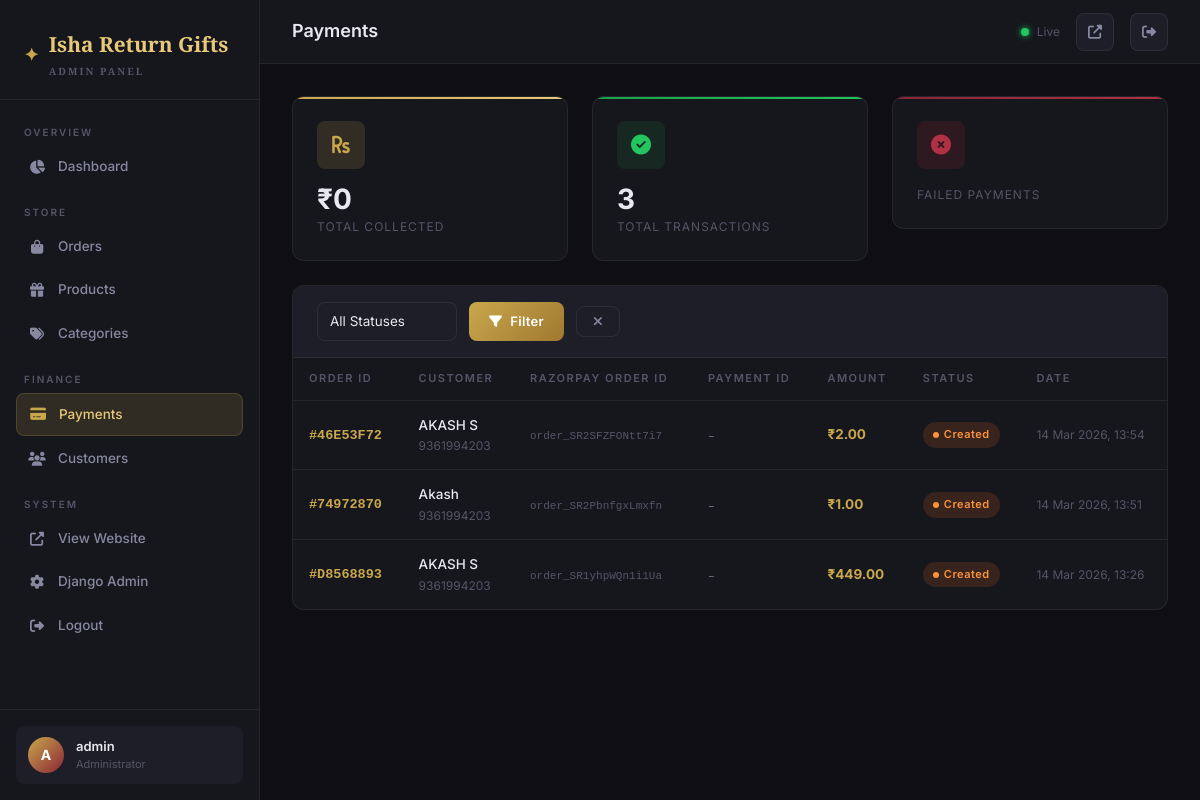
/dashboard/payments/ (signed in), run on the app's committed database.
### payments/models.py (models this page shows, shortened)
class Payment(models.Model):
    STATUS_CHOICES = [
        ('created', 'Created'),
        ('paid', 'Paid'),
        ('failed', 'Failed'),
        ('refunded', 'Refunded'),
    ]
    order = models.OneToOneField(Order, on_delete=models.CASCADE, related_name='payment')
    razorpay_order_id = models.CharField(max_length=200, unique=True)
    razorpay_payment_id = models.CharField(max_length=200, blank=True)
    razorpay_signature = models.CharField(max_length=500, blank=True)
    amount = models.DecimalField(max_digits=10, decimal_places=2)
    status = models.CharField(max_length=20, choices=STATUS_CHOICES, default='created')
    created_at = models.DateTimeField(auto_now_add=True)
    updated_at = models.DateTimeField(auto_now=True)

### orders/models.py (models this page shows, shortened)
class Order(models.Model):
    STATUS_CHOICES = [
        ('pending', 'Pending'),
        ('confirmed', 'Confirmed'),
        ('processing', 'Processing'),
        ('shipped', 'Shipped'),
        ('delivered', 'Delivered'),
        ('cancelled', 'Cancelled'),
    ]
    PAYMENT_STATUS_CHOICES = [
        ('pending', 'Pending'),
        ('paid', 'Paid'),
        ('failed', 'Failed'),
        ('refunded', 'Refunded'),
    ]
    PAYMENT_METHOD_CHOICES = [
        ('cod', 'Cash on Delivery'),
        ('online', 'Online Payment (UPI / Card / Net Banking)'),
    ]
    order_id = models.UUIDField(default=uuid.uuid4, editable=False, unique=True)
    customer_name = models.CharField(max_length=200)
    customer_email = models.EmailField(blank=True)
    customer_phone = models.CharField(max_length=15)
    address = models.TextField()
    city = models.CharField(max_length=100)
    state = models.CharField(max_length=100, default='Tamil Nadu')
    pincode = models.CharField(max_length=10)
    total_price = models.DecimalField(max_digits=10, decimal_places=2)
    payment_method = models.CharField(max_length=20, choices=PAYMENT_METHOD_CHOICES, default='online')
    payment_id = models.CharField(max_length=200, blank=True)
    razorpay_order_id = models.CharField(max_length=200, blank=True)
    payment_status = models.CharField(max_length=20, choices=PAYMENT_STATUS_CHOICES, default='pending')
    order_status = models.CharField(max_length=20, choices=STATUS_CHOICES, default='pending')
    notes = models.TextField(blank=True)
    created_at = models.DateTimeField(auto_now_add=True)
    updated_at = models.DateTimeField(auto_now=True)
    class Meta:
        ordering = ['-created_at']
    def get_short_order_id(self):
        return str(self.order_id)[:8].upper()

### dashboard/views.py (the view)
# urls.py: path('payments/', views.payment_list, name='dashboard_payments'),
@login_required(login_url='/dashboard/login/')
@user_passes_test(is_admin, login_url='/dashboard/login/')
def payment_list(request):
    payments = Payment.objects.select_related('order').order_by('-created_at')
    status = request.GET.get('status', '')
    if status:
        payments = payments.filter(status=status)
    total_collected = payments.filter(status='paid').aggregate(Sum('amount'))['amount__sum'] or 0
    return render(request, 'dashboard/payments.html', {
        'payments': payments,
        'status_filter': status,
        'total_collected': total_collected,
    })

### dashboard/views.py (called while the page is built)
def is_admin(user):
    return user.is_authenticated and user.is_staff

### products/context_processors.py (called while the page is built)
def cart_count(request):
    count = 0
    if request.session.session_key:
        try:
            cart = Cart.objects.get(session_key=request.session.session_key)
            count = cart.get_item_count()
        except Cart.DoesNotExist:
            pass
    return {'cart_count': count}

### templates/dashboard/payments.html (shortened to what this page needs)
{% extends 'dashboard/base.html' %}
{% block nav_payments %}active{% endblock %}
{% block page_title %}Payments{% endblock %}
{% block content %}
<div class="row g-4 mb-4">
    <div class="col-md-4">
        <div class="stat-card gold">
            <div class="stat-icon gold"><i class="fas fa-rupee-sign"></i></div>
            <div class="stat-value">₹{{ total_collected|floatformat:0 }}</div>
            <div class="stat-label">Total Collected</div>
        </div>
    </div>
    <div class="col-md-4">
        <div class="stat-card green">
            <div class="stat-icon green"><i class="fas fa-check-circle"></i></div>
            <div class="stat-value">{{ payments|length }}</div>
            <div class="stat-label">Total Transactions</div>
        </div>
    </div>
    <div class="col-md-4">
        <div class="stat-card maroon">
            <div class="stat-icon maroon"><i class="fas fa-times-circle"></i></div>
            <div class="stat-label">Failed Payments</div>
        </div>
    </div>
</div>
<div class="dash-card">
    <div class="filter-bar">
        <form method="GET" style="display:flex;gap:12px;align-items:center;">
            <select name="status" class="form-control">
                <option value="">All Statuses</option>
            </select>
            <button type="submit" class="btn-gold"><i class="fas fa-filter"></i> Filter</button>
            <a href="{% url 'dashboard_payments' %}" class="btn-outline"><i class="fas fa-times"></i></a>
        </form>
    </div>
    <div style="overflow-x:auto;">
        <table class="dash-table">
            <thead>
                <tr>
                    <th>Order ID</th>
                    <th>Customer</th>
                    <th>Razorpay Order ID</th>
                    <th>Payment ID</th>
                    <th>Amount</th>
                    <th>Status</th>
                    <th>Date</th>
                </tr>
            </thead>
            <tbody>
                {% for payment in payments %}
                <tr>
                    <td>
                        <a href="{% url 'dashboard_order_detail' payment.order.id %}" style="color:var(--gold);font-family:monospace;font-weight:700;text-decoration:none;">
                            #{{ payment.order.get_short_order_id }}
                        </a>
                    </td>
                    <td>
                        <div style="font-weight:500;">{{ payment.order.customer_name }}</div>
                        <div style="font-size:12px;color:var(--text-muted);">{{ payment.order.customer_phone }}</div>
                    </td>
                    <td><span style="font-family:monospace;font-size:11px;color:var(--text-muted);">{{ payment.razorpay_order_id|default:"–" }}</span></td>
                    <td><span style="font-family:monospace;font-size:11px;color:var(--text-dim);">{{ payment.razorpay_payment_id|default:"–" }}</span></td>
                    <td style="font-weight:700;color:var(--gold);">₹{{ payment.amount }}</td>
                    <td><span class="badge-status badge-{{ payment.status }}">{{ payment.status|title }}</span></td>
                    <td style="color:var(--text-muted);font-size:12px;">{{ payment.created_at|date:"d M Y, H:i" }}</td>
                </tr>
                {% empty %}
                <tr><td colspan="7"><div class="empty-state"><i class="fas fa-credit-card"></i><p>No payments yet.</p></div></td></tr>
                {% endfor %}
            </tbody>
        </table>
    </div>
</div>
{% endblock %}

### templates/dashboard/base.html (shortened to what this page needs)
{% load static %}
<!DOCTYPE html>
<html lang="en">
<head>
    <link rel="stylesheet" href="https://cdnjs.cloudflare.com/ajax/libs/font-awesome/6.5.0/css/all.min.css">
    <link rel="stylesheet" href="https://cdn.jsdelivr.net/npm/bootstrap@5.3.2/dist/css/bootstrap.min.css">
</head>
<body>
<aside class="sidebar" id="sidebar">
    <div class="sidebar-brand">
        <div class="brand-logo">
            <span class="icon">✦</span>
            <div>
                <div>Isha Return Gifts</div>
                <div class="brand-sub">Admin Panel</div>
            </div>
        </div>
    </div>
    <nav class="sidebar-nav">
        <div class="nav-section">
            <div class="nav-section-label">Overview</div>
            <a href="{% url 'dashboard_home' %}" class="nav-item {% block nav_home %}{% endblock %}">
                <i class="fas fa-chart-pie"></i> Dashboard
            </a>
        </div>
        <div class="nav-section">
            <div class="nav-section-label">Store</div>
            <a href="{% url 'dashboard_orders' %}" class="nav-item {% block nav_orders %}{% endblock %}">
                <i class="fas fa-shopping-bag"></i> Orders
            </a>
            <a href="{% url 'dashboard_products' %}" class="nav-item {% block nav_products %}{% endblock %}">
                <i class="fas fa-gift"></i> Products
            </a>
            <a href="{% url 'dashboard_categories' %}" class="nav-item {% block nav_categories %}{% endblock %}">
                <i class="fas fa-tags"></i> Categories
            </a>
        </div>
        <div class="nav-section">
            <div class="nav-section-label">Finance</div>
            <a href="{% url 'dashboard_payments' %}" class="nav-item {% block nav_payments %}{% endblock %}">
                <i class="fas fa-credit-card"></i> Payments
            </a>
            <a href="{% url 'dashboard_customers' %}" class="nav-item {% block nav_customers %}{% endblock %}">
                <i class="fas fa-users"></i> Customers
            </a>
        </div>
        <div class="nav-section">
            <div class="nav-section-label">System</div>
            <a href="{% url 'home' %}" class="nav-item" target="_blank">
                <i class="fas fa-external-link-alt"></i> View Website
            </a>
            <a href="/admin/" class="nav-item" target="_blank">
                <i class="fas fa-cog"></i> Django Admin
            </a>
            <a href="{% url 'dashboard_logout' %}" class="nav-item">
                <i class="fas fa-sign-out-alt"></i> Logout
            </a>
        </div>
    </nav>
    <div class="sidebar-footer">
        <div class="admin-profile">
            <div class="admin-avatar">{{ request.user.username|first|upper }}</div>
            <div>
                <div class="admin-name">{{ request.user.get_full_name|default:request.user.username }}</div>
                <div class="admin-role">Administrator</div>
            </div>
        </div>
    </div>
</aside>
<div class="main-content">
    <header class="topbar">
        <div style="display:flex;align-items:center;gap:16px;">
            <div class="topbar-title">
                {% block page_title %}Dashboard{% endblock %}
            </div>
        </div>
        <div class="topbar-right">
            <div class="live-dot">Live</div>
            <a href="{% url 'home' %}" class="topbar-btn" title="View Website" target="_blank">
                <i class="fas fa-external-link-alt"></i>
            </a>
            <a href="{% url 'dashboard_logout' %}" class="topbar-btn" title="Logout">
                <i class="fas fa-sign-out-alt"></i>
            </a>
        </div>
    </header>
    <main class="page-content">
        {% block content %}{% endblock %}
    </main>
</div>
</body>
</html>

### data on the page
Payment: order.get_short_order_id "46E53F72", order.customer_name "AKASH S", order.customer_phone "9361994203", razorpay_order_id "order_SR2SFZFONtt7i7", razorpay_payment_id "–", amount "2.00", status "Created", created_at "14 Mar 2026, 13:54"
Payment: order.get_short_order_id "74972870", order.customer_name "Akash", order.customer_phone "9361994203", razorpay_order_id "order_SR2PbnfgxLmxfn", razorpay_payment_id "–", amount "1.00", status "Created", created_at "14 Mar 2026, 13:51"
Payment: order.get_short_order_id "D8568893", order.customer_name "AKASH S", order.customer_phone "9361994203", razorpay_order_id "order_SR1yhpWQn1i1Ua", razorpay_payment_id "–", amount "449.00", status "Created", created_at "14 Mar 2026, 13:26"

### other printed values
{{ request.user.username|first|upper }} "A"
{{ request.user.get_full_name|default:request.user.username }} "admin"
{{ total_collected|floatformat:0 }} "0"
{{ payments|length }} "3"
